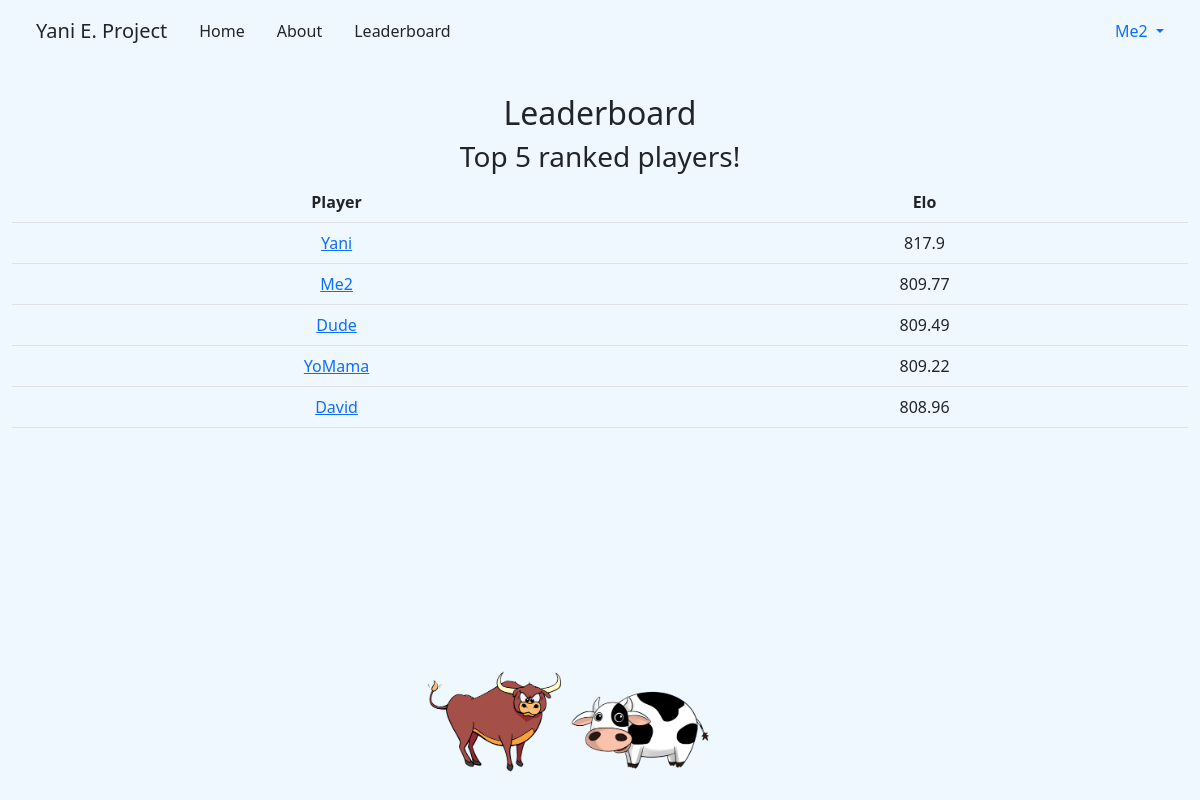
The page /leaderboard (signed in) on the database its author committed.
### tables this page shows
CREATE TABLE user (id INTEGER UNIQUE PRIMARY KEY AUTOINCREMENT NOT NULL, hash TEXT NOT NULL, username TEXT NOT NULL, email VARCHAR(320),
elo FLOAT(6,2) NOT NULL);

### app.py (the view)
@app.route('/leaderboard')
def leaderboard():
  leaders = db.execute("SELECT id, elo, username FROM user ORDER BY elo DESC LIMIT 5")
  return render_template('leaderboard.html', leaders=leaders)

### templates/leaderboard.html (shortened to what this page needs)
{% extends "layout.html" %}
{% block main %}
  <h2>Leaderboard</h2>
  <h3>Top 5 ranked players!</h3>
  <table class="table">
    <thead>
      <tr>
        <th> Player </th>
        <th> Elo </th>
      </tr>
    </thead>
    <tbody>
      {% for leader in leaders %}
        <tr>
          <td> <a href="{{ url_for('profile', user_id=leader['id']) }}">{{ leader['username'] }}</a></td>
          <td> {{ leader['elo']|round(2) }} </td>
        </tr>
      {% endfor %}
    </tbody>
  </table>
{% endblock %}

### templates/layout.html (shortened to what this page needs)
<!DOCTYPE html>
<html lang="en">
<head>
  <link href="https://cdn.jsdelivr.net/npm/bootstrap@5.2.2/dist/css/bootstrap.min.css" rel="stylesheet">
  <link href="{{ url_for('static', filename='styles.css')}}" rel="stylesheet">
</head>
<body>
  <div class="container-fluid">
    <ul class="m-2 nav">
      <li class="nav-item">
        <a class="nav-link disabled site-title text-dark" href="#" aria-disabled="true" >Yani E. Project</a>
      </li>
      <li class="nav-item">
        <a class="nav-link text-dark" href="{{ url_for('home') }}">Home</a>
      </li>
      <li class="nav-item">
        <a class="nav-link text-dark" href="{{ url_for('about') }}">About</a>
      </li>
      <li class="nav-item">
        <a class="nav-link text-dark" href="{{ url_for('leaderboard') }}">Leaderboard</a>
      </li>
      {% if session["user_id"] and session["user_id"] != -1 %}
        <li class="nav-item dropdown ms-auto">
          <a class="nav-link dropdown-toggle" href="#" id="navbarDropdown" data-bs-toggle="dropdown" aria-haspopup="true" aria-expanded="false">
          {{session["user_username"]}}
          </a>
        </li>
        {% endif %}
    </ul>
  </div>
  <main class="container-fluid py-5 text-center">
    {% block main %}{% endblock %}
  </main>
  <footer>
    <div class="text-center">
      <img alt="Bull and Cow" class="img-fluid w-25 footer" src="../static/bulls_and_cows.png">
    </div>
  </footer>
</body>
</html>

### static/styles.css (style rules this page uses)
body { background-color:aliceblue; }
.site-title { font-size: 20px; }
li { height: 30px; line-height: 30px; }
.footer { position: fixed; bottom: 10px; left: 35%; z-index:-1; }
li { display: inline-block; }

### rows shown on the page
user: user_username "Me2", username "Me2", elo "809.77"
user: username "Yani", elo "817.9"
user: username "Dude", elo "809.49"
user: username "YoMama", elo "809.22"
user: username "David", elo "808.96"
